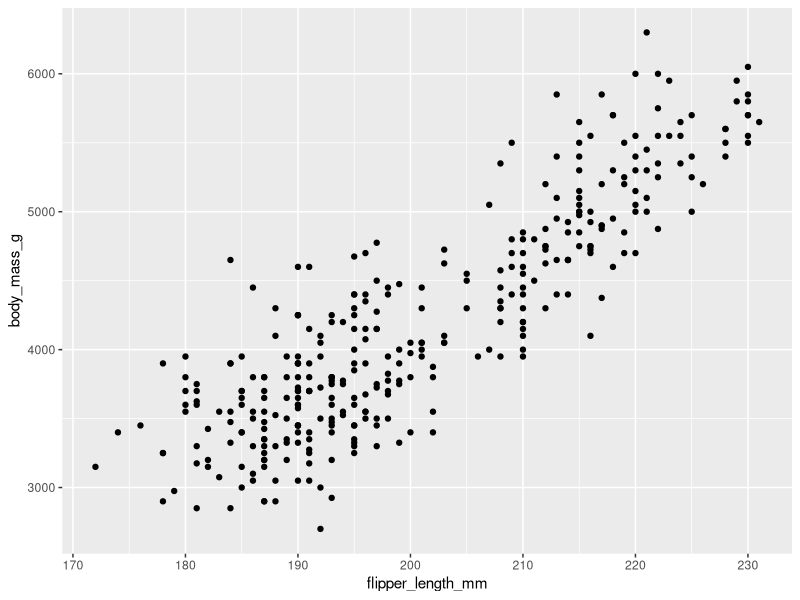
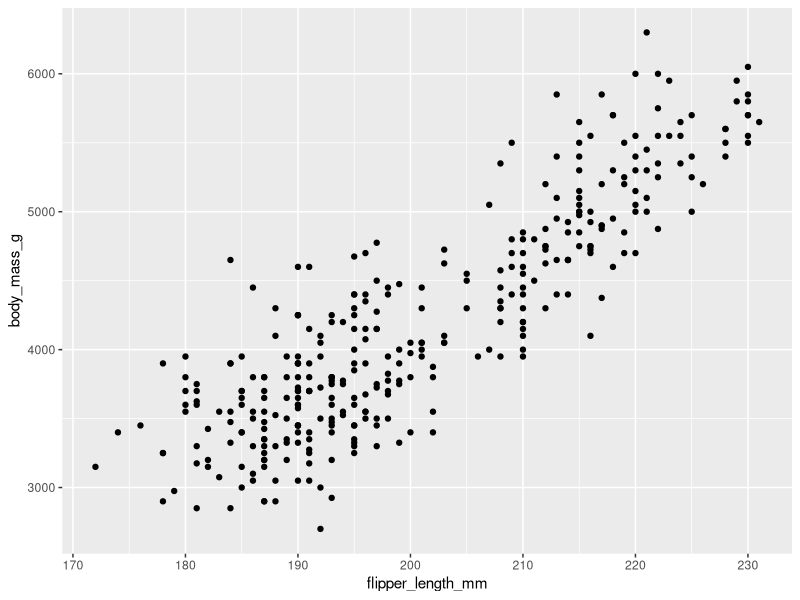
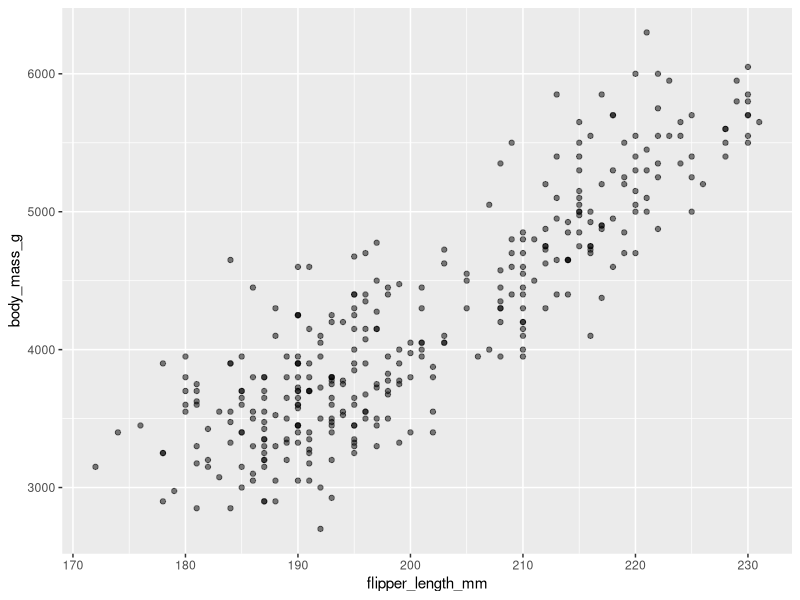
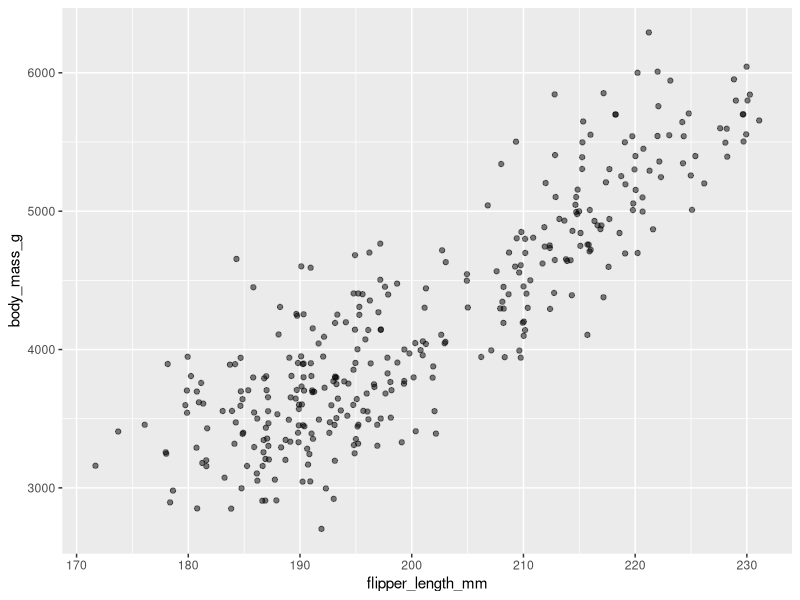
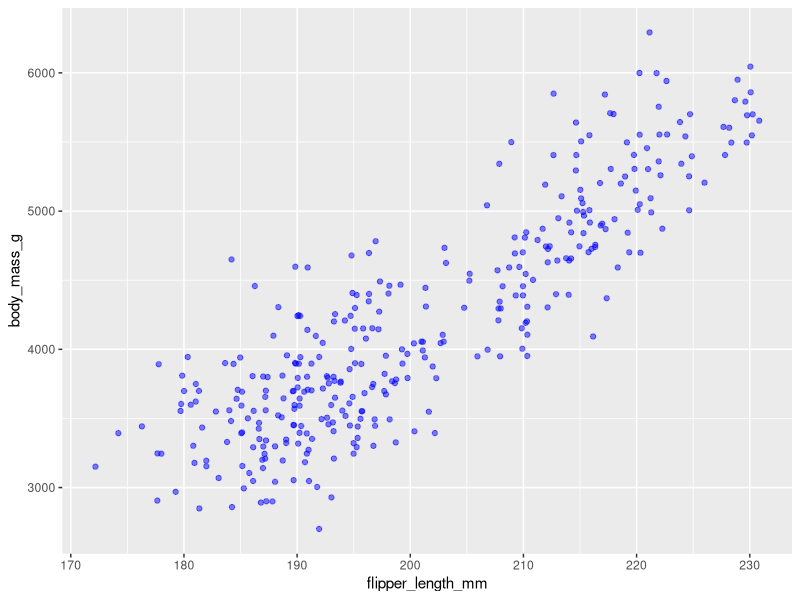
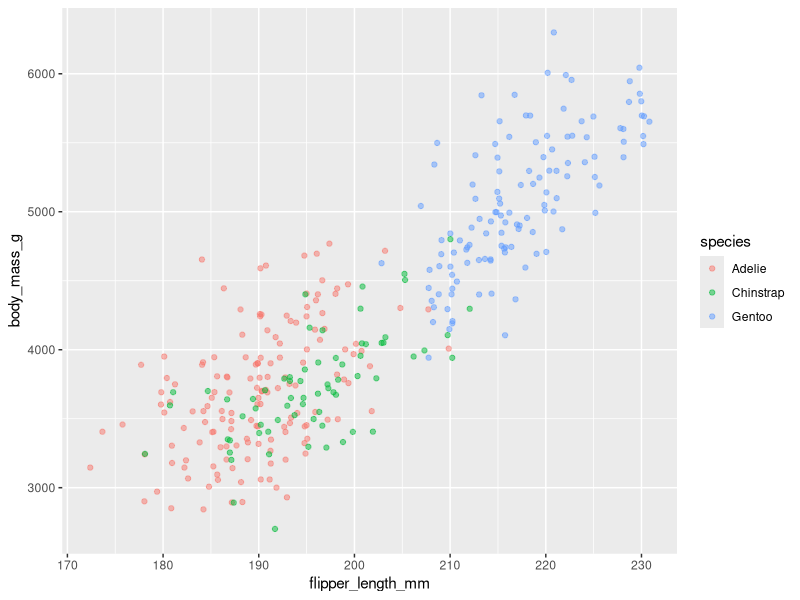
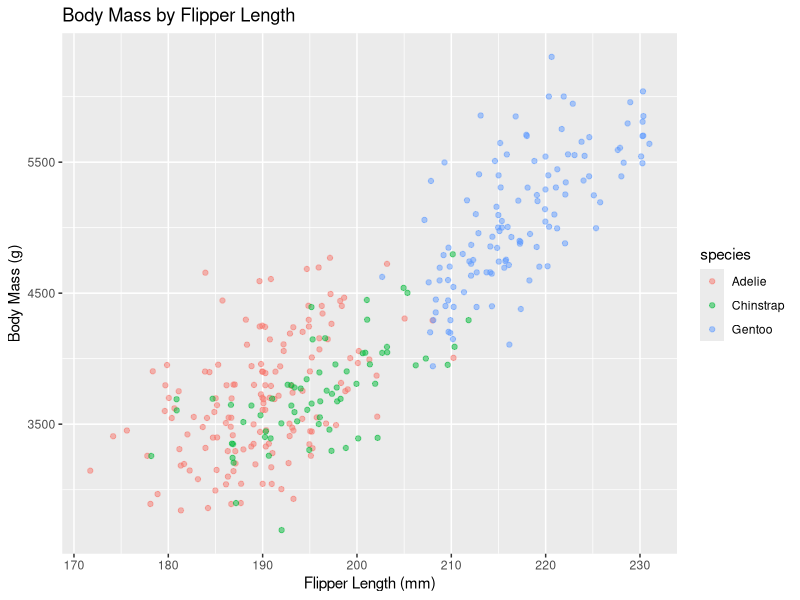
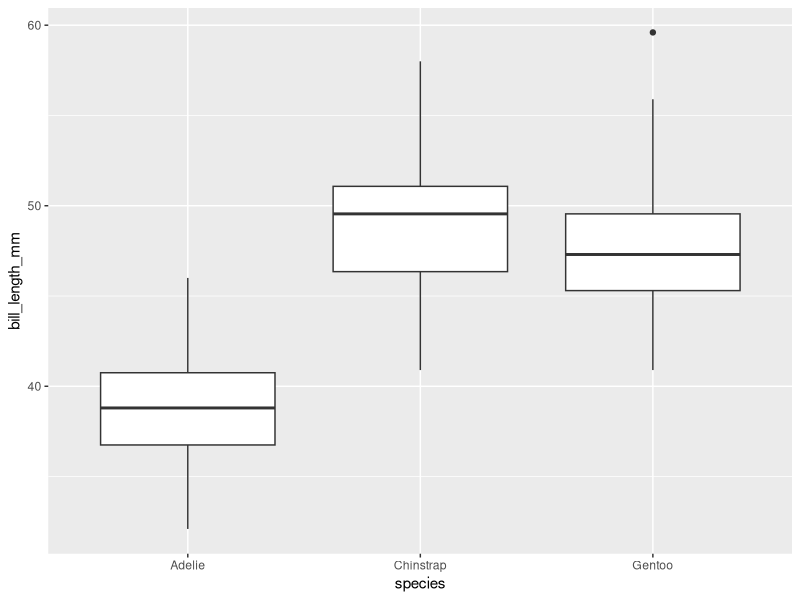

Write R code to recreate these figures, in order.
## ---- chunk 1
knitr::opts_chunk$set(echo = TRUE,
                      message = FALSE,
                      warning = FALSE)
## ---- chunk 2
library(tidyverse)
library(palmerpenguins)
## ---- chunk 3
data(penguins)
## ---- chunk 4
glimpse(penguins)
## ---- chunk 5
select(penguins, species, body_mass_g, sex)
## ---- chunk 6
filter(penguins, island == "Biscoe")
## ---- chunk 7
penguins_biscoe <- filter(penguins, island == "Biscoe")
penguins_biscoe <- select(penguins_biscoe, species, body_mass_g, sex)
## ---- chunk 8
penguins_Biscoe <- select(filter(penguins, island == "Biscoe"),  species, body_mass_g, sex)
## ---- chunk 9
penguins %>%
    filter(island == "Biscoe") %>%
    select(species, body_mass_g, sex)
## ---- chunk 10
penguins_biscoe <- penguins %>%
    filter(island == "Biscoe") %>%
    select(species, body_mass_g, sex)

penguins_biscoe
## ---- chunk 11
penguins %>%
    mutate(flipper_length_cm = flipper_length_mm / 10)
## ---- chunk 12
penguins %>%
    group_by(island) %>%
    summarize(mean_flipper_length_mm = mean(flipper_length_mm))
## ---- chunk 13
penguins %>%
    group_by(island) %>%
    summarize(mean_flipper_length_mm = mean(flipper_length_mm, na.rm = TRUE))
## ---- chunk 14
penguins %>%
    group_by(island, species) %>%
    summarize(mean_flipper_length_mm = mean(flipper_length_mm, na.rm = TRUE))
## ---- chunk 15
penguins %>%
    group_by(island, species) %>%
    summarize(mean_flipper_length_mm = mean(flipper_length_mm, na.rm = TRUE),
              min_flipper_length_mm = min(flipper_length_mm, na.rm = TRUE),
              max_flipper_length_mm = max(flipper_length_mm, na.rm = TRUE))
## ---- chunk 16
penguins %>%
    group_by(island, species) %>%
    summarize(mean_flipper_length_mm = mean(flipper_length_mm, na.rm = TRUE),
              min_flipper_length_mm = min(flipper_length_mm, na.rm = TRUE),
              max_flipper_length_mm = max(flipper_length_mm, na.rm = TRUE)) %>%
    arrange(mean_flipper_length_mm)
## ---- chunk 17
penguins %>%
    group_by(island, species) %>%
    summarize(mean_flipper_length_mm = mean(flipper_length_mm, na.rm = TRUE),
              min_flipper_length_mm = min(flipper_length_mm, na.rm = TRUE),
              max_flipper_length_mm = max(flipper_length_mm, na.rm = TRUE)) %>%
    arrange(desc(mean_flipper_length_mm))
## ---- chunk 18
ggplot(data = penguins, aes(x = flipper_length_mm, y = body_mass_g)) +
    geom_point()
## ---- chunk 19
ggplot(data = penguins, aes(x = flipper_length_mm, y = body_mass_g)) +
    geom_point()
## ---- chunk 20
ggplot(data = penguins, aes(x = flipper_length_mm, y = body_mass_g)) +
    geom_point(alpha = 0.5)
## ---- chunk 21
ggplot(data = penguins, aes(x = flipper_length_mm, y = body_mass_g)) +
    geom_jitter(alpha = 0.5)
## ---- chunk 22
ggplot(data = penguins, aes(x = flipper_length_mm, y = body_mass_g)) +
    geom_jitter(alpha = 0.5, color = "blue")
## ---- chunk 23
ggplot(data = penguins, aes(x = flipper_length_mm, y = body_mass_g)) +
    geom_jitter(aes(color = species), alpha = 0.5)
## ---- chunk 24
ggplot(data = penguins, aes(x = flipper_length_mm, y = body_mass_g)) +
    geom_jitter(aes(color = species), alpha = 0.5) +
    labs(title="Body Mass by Flipper Length",
         x="Flipper Length (mm)",
         y="Body Mass (g)")
## ---- chunk 25
ggplot(data = penguins, aes(x = species, y = bill_length_mm)) +
    geom_boxplot()
## ---- chunk 26
ggplot(data = penguins, aes(x = species, y = bill_length_mm)) +
    geom_boxplot(alpha = 0) +
    geom_jitter(alpha = 0.5, color = "tomato")
## ---- chunk 27
ggplot(data = penguins, aes(x = island)) +
    geom_bar()
## ---- chunk 28
ggplot(data = penguins, aes(x = island)) +
    geom_bar(aes(fill = species))
## ---- chunk 29
ggplot(data = penguins, aes(x = island)) +
    geom_bar(aes(fill = species), position = "dodge")
